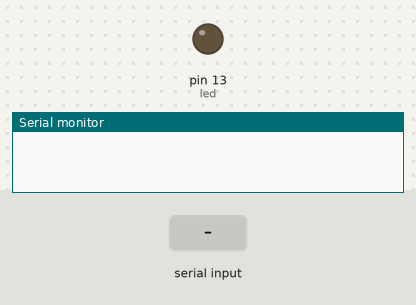
This sketch was run on a simulated Arduino Uno, built with avr-gcc and run on an emulated ATmega328P. Parts: output pins drawn as LEDs (lit = HIGH), the last lines printed to the serial monitor. The inputs (shaded band) are chosen by the test bench.

Above: at 1.2 s.
1.3 s: "A" received over Serial
At 1.7 s:
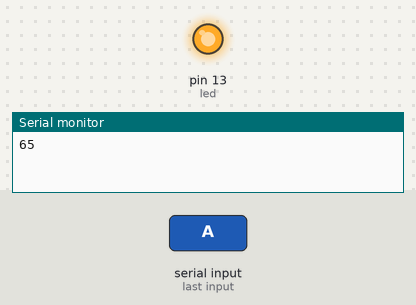
2.8 s: "1" received over Serial
At 4.0 s:
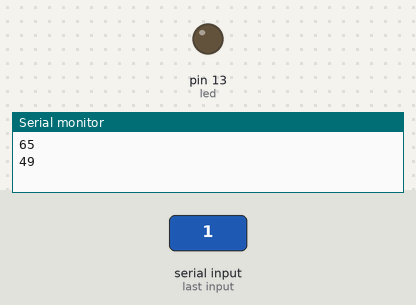
Timing chart, 0 to 5.8 s (numbered marks = the images above; inputs shaded):
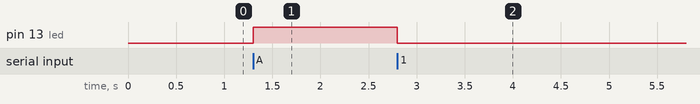

Measured:
- after the input at 1.3 s, pin 13 (led): LOW → HIGH at once
- after the input at 2.8 s, pin 13 (led): HIGH → LOW at once

The sketch:

BluetoothLED.ino
```cpp
int led = 13;
int data;

void setup() {
  // put your setup code here, to run once:
  Serial.begin(9600);
  pinMode(led, OUTPUT);
}

void loop() {
  // put your main code here, to run repeatedly:
  while(Serial.available() > 0){
    data = Serial.read();
    Serial.println(data);
    if(data == 'A'){
      digitalWrite(led, HIGH);
    }
    else{
      digitalWrite(led, LOW);
    }
  }
}
```
